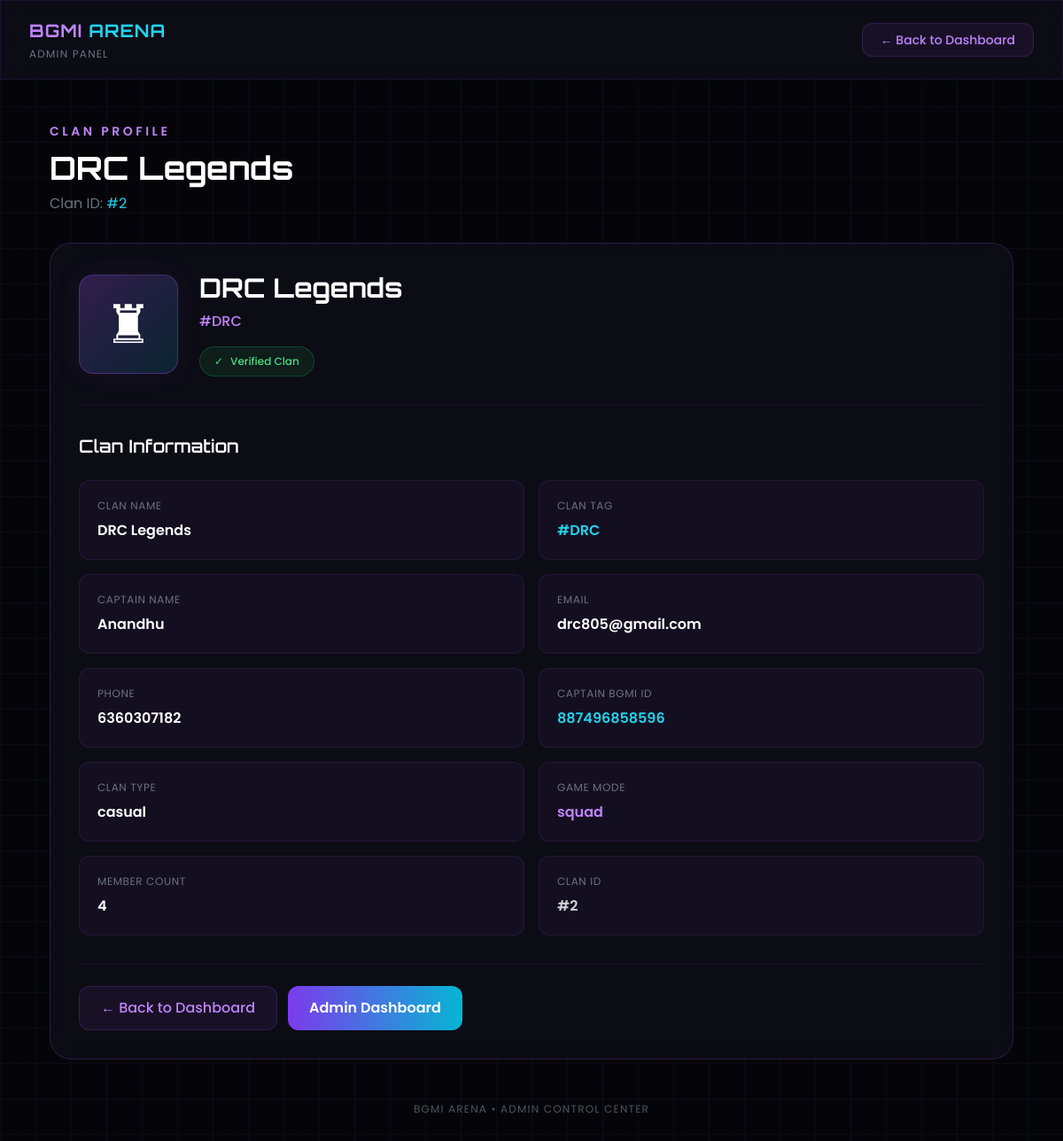
The page /clan-details/2/ (signed in) on the database its author committed.
### Guest/models.py (models this page shows, shortened)
class ClanRegistration(models.Model):
    CLAN_TYPE_CHOICES = [
        ('competitive', 'Competitive'),
        ('casual', 'Casual'),
        ('esports', 'Esports'),
    ]
    GAME_MODE_CHOICES = [
        ('duo', 'Duo'),
        ('squad', 'Squad'),
    ]
    MEMBER_COUNT_CHOICES = [
        (2, '2 Members'),
        (3, '3 Members'),
        (4, '4 Members'),
    ]
    clan_name = models.CharField(max_length=100)
    clan_tag = models.CharField(max_length=6, unique=True)
    captain_name = models.CharField(max_length=100)
    email = models.EmailField(unique=True)
    phone = models.CharField(max_length=10)
    clan_type = models.CharField(
        max_length=20,
        choices=CLAN_TYPE_CHOICES
    )
    captain_bgmi_id = models.CharField(
        max_length=50,
        unique=True
    )
    game_mode = models.CharField(
        max_length=10,
        choices=GAME_MODE_CHOICES
    )
    member_count = models.PositiveIntegerField(
        choices=MEMBER_COUNT_CHOICES
    )
    location = models.CharField(
        max_length=100,
        blank=True,
        null=True
    )
    description = models.TextField(
        blank=True,
        null=True
    )
    clan_logo = models.ImageField(
        upload_to='clan_logos/',
        blank=True,
        null=True
    )
    password = models.CharField(max_length=128)
    is_verified = models.BooleanField(default=False)
    created_at = models.DateTimeField(auto_now_add=True)

### Guest/views.py (the view)
def clan_details(request, clan_id):
    if not admin_logged_in(request):
        return redirect("admin_login")
    clan = get_object_or_404(
        ClanRegistration,
        id=clan_id
    )
    return render(
        request,
        "Guest/clan_details.html",
        {
            "clan": clan
        }
    )

### Guest/views.py (called while the page is built)
def admin_logged_in(request):
    return request.session.get("is_admin_logged_in", False)

### Guest/templates/Guest/clan_details.html (shortened to what this page needs)
<!DOCTYPE html>
<html lang="en">
<head>
    <script src="https://cdn.tailwindcss.com"></script>
</head>
<body class="grid-bg min-h-screen">
<header class="glass
               border-b
               border-purple-500/10
               sticky
               top-0
               z-50">
    <div class="max-w-7xl
                mx-auto
                px-5
                md:px-8
                py-5">
        <div class="flex
                    items-center
                    justify-between
                    gap-4">
            <div>
                <h1 class="orbitron
                           text-lg
                           md:text-xl
                           font-bold
                           tracking-wider">
                    <span class="text-purple-400">
                        BGMI
                    </span>
                    <span class="text-cyan-400">
                        ARENA
                    </span>
                </h1>
                <p class="text-xs
                          text-gray-500
                          mt-1
                          tracking-widest">
                    ADMIN PANEL
                </p>
            </div>
            <a href="{% url 'admin_dashboard' %}#clans"
               class="back-button
                      px-4
                      md:px-5
                      py-2
                      rounded-xl
                      text-purple-400
                      text-sm
                      font-medium
                      whitespace-nowrap">
                ←
                <span class="hidden sm:inline">
                    Back to Dashboard
                </span>
            </a>
        </div>
    </div>
</header>
<main class="max-w-6xl
             mx-auto
             px-5
             md:px-8
             py-8
             md:py-12">
    <div class="mb-8">
        <p class="text-purple-400
                  text-sm
                  uppercase
                  tracking-[0.25em]
                  font-semibold">
            Clan Profile
        </p>
        <h1 class="page-title
                   orbitron
                   text-3xl
                   md:text-4xl
                   font-bold
                   mt-3">
            {{ clan.clan_name }}
        </h1>
        <p class="text-gray-500
                  mt-2">
            Clan ID:
            <span class="text-cyan-400">
                #{{ clan.id }}
            </span>
        </p>
    </div>
    <div class="glass
                rounded-3xl
                p-5
                md:p-8">
        <div class="flex
                    flex-col
                    md:flex-row
                    md:items-center
                    gap-6
                    pb-8
                    border-b
                    border-purple-500/10">
            <div class="clan-icon
                        w-24
                        h-24
                        md:w-28
                        md:h-28
                        rounded-2xl
                        flex
                        items-center
                        justify-center
                        flex-shrink-0">
                <span class="text-5xl md:text-6xl">
                    ♜
                </span>
            </div>
            <div class="flex-1">
                <h2 class="orbitron
                           text-2xl
                           md:text-3xl
                           font-bold">
                    {{ clan.clan_name }}
                </h2>
                <p class="text-purple-400
                          mt-2
                          font-medium">
                    #{{ clan.clan_tag }}
                </p>
                {% if clan.is_verified %}
                    <span class="verified-status
                                 inline-flex
                                 items-center
                                 gap-2
                                 mt-4
                                 px-4
                                 py-2
                                 rounded-full
                                 text-xs
                                 font-medium">
                        <span>
                            ✓
                        </span>
                        Verified Clan
                    </span>
                {% endif %}
            </div>
        </div>
        <div class="pt-8">
            <h3 class="orbitron
                       text-xl
                       font-semibold
                       mb-6">
                Clan Information
            </h3>
            <div class="grid
                        grid-cols-1
                        md:grid-cols-2
                        gap-4">
                <div class="detail-box
                            rounded-xl
                            p-5">
                    <p class="text-xs
                              text-gray-500
                              uppercase
                              tracking-wider">
                        Clan Name
                    </p>
                    <p class="text-white
                              font-semibold
                              mt-2
                              break-words">
                        {{ clan.clan_name }}
                    </p>
                </div>
                <div class="detail-box
                            rounded-xl
                            p-5">
                    <p class="text-xs
                              text-gray-500
                              uppercase
                              tracking-wider">
                        Clan Tag
                    </p>
                    <p class="text-cyan-400
                              font-semibold
                              mt-2">
                        #{{ clan.clan_tag }}
                    </p>
                </div>
                <div class="detail-box
                            rounded-xl
                            p-5">
                    <p class="text-xs
                              text-gray-500
                              uppercase
                              tracking-wider">
                        Captain Name
                    </p>
                    <p class="text-white
                              font-semibold
                              mt-2
                              break-words">
                        {{ clan.captain_name }}
                    </p>
                </div>
                <div class="detail-box
                            rounded-xl
                            p-5">
                    <p class="text-xs
                              text-gray-500
                              uppercase
                              tracking-wider">
                        Email
                    </p>
                    <p class="text-white
                              font-semibold
                              mt-2
                              break-all">
                        {{ clan.email }}
                    </p>
                </div>
                <div class="detail-box
                            rounded-xl
                            p-5">
                    <p class="text-xs
                              text-gray-500
                              uppercase
                              tracking-wider">
                        Phone
                    </p>
                    <p class="text-white
                              font-semibold
                              mt-2">
                        {{ clan.phone }}
                    </p>
                </div>
                <div class="detail-box
                            rounded-xl
                            p-5">
                    <p class="text-xs
                              text-gray-500
                              uppercase
                              tracking-wider">
                        Captain BGMI ID
                    </p>
                    <p class="text-cyan-400
                              font-semibold
                              mt-2
                              break-all">
                        {{ clan.captain_bgmi_id }}
                    </p>
                </div>
                <div class="detail-box
                            rounded-xl
                            p-5">
                    <p class="text-xs
                              text-gray-500
                              uppercase
                              tracking-wider">
                        Clan Type
                    </p>
                    <p class="text-white
                              font-semibold
                              mt-2">
                        {{ clan.clan_type }}
                    </p>
                </div>
                <div class="detail-box
                            rounded-xl
                            p-5">
                    <p class="text-xs
                              text-gray-500
                              uppercase
                              tracking-wider">
                        Game Mode
                    </p>
                    <p class="text-purple-400
                              font-semibold
                              mt-2">
                        {{ clan.game_mode }}
                    </p>
                </div>
                <div class="detail-box
                            rounded-xl
                            p-5">
                    <p class="text-xs
                              text-gray-500
                              uppercase
                              tracking-wider">
                        Member Count
                    </p>
                    <p class="text-white
                              font-semibold
                              mt-2">
                        {{ clan.member_count }}
                    </p>
                </div>
                <div class="detail-box
                            rounded-xl
                            p-5">
                    <p class="text-xs
                              text-gray-500
                              uppercase
                              tracking-wider">
                        Clan ID
                    </p>
                    <p class="text-gray-300
                              font-semibold
                              mt-2">
                        #{{ clan.id }}
                    </p>
                </div>
            </div>
        </div>
        <div class="mt-8
                    pt-6
                    border-t
                    border-purple-500/10
                    flex
                    flex-col
                    sm:flex-row
                    gap-3">
            <a href="{% url 'admin_dashboard' %}#clans"
               class="back-button
                      inline-flex
                      items-center
                      justify-center
                      px-6
                      py-3
                      rounded-xl
                      font-medium
                      text-purple-400">
                ← Back to Dashboard
            </a>
            <a href="{% url 'admin_dashboard' %}"
               class="neon-button
                      inline-flex
                      items-center
                      justify-center
                      px-6
                      py-3
                      rounded-xl
                      font-semibold">
                Admin Dashboard
            </a>
        </div>
    </div>
</main>
<footer class="max-w-6xl
               mx-auto
               px-5
               md:px-8
               pb-10">
    <div class="text-center">
        <p class="text-xs
                  text-gray-600
                  tracking-widest">
            BGMI ARENA • ADMIN CONTROL CENTER
        </p>
    </div>
</footer>
</body>
</html>

### Guest/templates/Guest/clan_details.html (style rules this page uses)
* { box-sizing: border-box; }
html { scroll-behavior: smooth; }
body { margin: 0; font-family: 'Poppins', sans-serif; background: #050509; color: white; }
.orbitron { font-family: 'Orbitron', sans-serif; }
.grid-bg { background-image: linear-gradient( rgba(168, 85, 247, 0.05) 1px, transparent 1px ), linear-gradient( 90deg, rgba(6, 182, 212, 0.05) 1px, transparent 1px ); background-size: 40px 40px; }
.glass { background: rgba(15, 15, 25, 0.78); border: 1px solid rgba(168, 85, 247, 0.20); backdrop-filter: blur(15px); -webkit-backdrop-filter: blur(15px); }
.detail-box { background: rgba(168, 85, 247, 0.05); border: 1px solid rgba(168, 85, 247, 0.12); transition: all 0.3s ease; }
.neon-button { background: linear-gradient( 90deg, #7c3aed, #06b6d4 ); transition: all 0.3s ease; }
.back-button { background: rgba(168, 85, 247, 0.08); border: 1px solid rgba(168, 85, 247, 0.20); transition: all 0.3s ease; }
.clan-icon { background: linear-gradient( 135deg, rgba(168, 85, 247, 0.25), rgba(6, 182, 212, 0.15) ); border: 1px solid rgba(168, 85, 247, 0.30); box-shadow: 0 0 30px rgba(168, 85, 247, 0.08); }
.verified-status { background: rgba(34, 197, 94, 0.10); border: 1px solid rgba(34, 197, 94, 0.25); color: #4ade80; }

### rows shown on the page
ClanRegistration: clan_name "DRC Legends", id "2", clan_tag "DRC", captain_name "Anandhu", email "drc805@gmail.com", phone "6360307182", captain_bgmi_id "887496858596", clan_type "casual", game_mode "squad", member_count "4"
